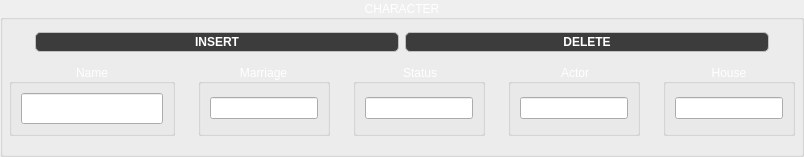
           <widget class="QGroupBox" name="groupBox">
            <property name="styleSheet">
             <string notr="true">color:rgb(255, 255, 255);</string>
            </property>
            <property name="title">
             <string>CHARACTER</string>
            </property>
            <property name="alignment">
             <set>Qt::AlignCenter</set>
            </property>
            <layout class="QVBoxLayout" name="verticalLayout">
             <property name="spacing">
              <number>0</number>
             </property>
             <property name="leftMargin">
              <number>3</number>
             </property>
             <property name="topMargin">
              <number>3</number>
             </property>
             <property name="rightMargin">
              <number>3</number>
             </property>
             <property name="bottomMargin">
              <number>15</number>
             </property>
             <item>
              <widget class="QWidget" name="widget" native="true">
               <layout class="QHBoxLayout" name="horizontalLayout_2">
                <item>
                 <spacer name="horizontalSpacer_2">
                  <property name="orientation">
                   <enum>Qt::Horizontal</enum>
                  </property>
                  <property name="sizeType">
                   <enum>QSizePolicy::Preferred</enum>
                  </property>
                  <property name="sizeHint" stdset="0">
                   <size>
                    <width>20</width>
                    <height>20</height>
                   </size>
                  </property>
                 </spacer>
                </item>
                <item>
                 <widget class="QPushButton" name="chracter_insert_pushButton">
                  <property name="styleSheet">
                   <string notr="true">color: rgb(255, 255, 255);
font: &quot;Rockwell&quot;;
background-color: rgb(60, 60, 60);

font: bold; 
border: 1px solid silver;
border-radius: 5px;
subcontrol-origin:  margin;
padding: 2 2px 2 2px;</string>
                  </property>
                  <property name="text">
                   <string>INSERT</string>
                  </property>
                 </widget>
                </item>
                <item>
                 <widget class="QPushButton" name="chracter_delete_pushButton">
                  <property name="styleSheet">
                   <string notr="true">color: rgb(255, 255, 255);
font: &quot;Rockwell&quot;;
background-color: rgb(60, 60, 60);

font: bold; 
border: 1px solid silver;
border-radius: 5px;
subcontrol-origin:  margin;
padding: 2 2px 2 2px;</string>
                  </property>
                  <property name="text">
                   <string>DELETE</string>
                  </property>
                 </widget>
                </item>
                <item>
                 <spacer name="horizontalSpacer_3">
                  <property name="orientation">
                   <enum>Qt::Horizontal</enum>
                  </property>
                  <property name="sizeType">
                   <enum>QSizePolicy::Preferred</enum>
                  </property>
                  <property name="sizeHint" stdset="0">
                   <size>
                    <width>20</width>
                    <height>20</height>
                   </size>
                  </property>
                 </spacer>
                </item>
               </layout>
              </widget>
             </item>
             <item>
              <widget class="QWidget" name="widget_2" native="true">
               <layout class="QHBoxLayout" name="horizontalLayout">
                <property name="spacing">
                 <number>3</number>
                </property>
                <property name="leftMargin">
                 <number>3</number>
                </property>
                <property name="topMargin">
                 <number>3</number>
                </property>
                <property name="rightMargin">
                 <number>3</number>
                </property>
                <property name="bottomMargin">
                 <number>3</number>
                </property>
                <item>
                 <widget class="QGroupBox" name="groupBox_17">
                  <property name="styleSheet">
                   <string notr="true">color:rgb(255, 255, 255);</string>
                  </property>
                  <property name="title">
                   <string>Name</string>
                  </property>
                  <property name="alignment">
                   <set>Qt::AlignCenter</set>
                  </property>
                  <layout class="QHBoxLayout" name="horizontalLayout_26">
                   <item>
                    <widget class="QLineEdit" name="chracter_name_lineEdit">
                     <property name="font">
                      <font>
                       <family>Rockwell</family>
                       <pointsize>12</pointsize>
                       <weight>50</weight>
                       <italic>false</italic>
                       <bold>false</bold>
                      </font>
                     </property>
                     <property name="styleSheet">
                      <string notr="true">font: 12pt &quot;Rockwell&quot;; </string>
                     </property>
                    </widget>
                   </item>
                  </layout>
                 </widget>
                </item>
                <item>
                 <spacer name="horizontalSpacer_32">
                  <property name="orientation">
                   <enum>Qt::Horizontal</enum>
                  </property>
                  <property name="sizeType">
                   <enum>QSizePolicy::Preferred</enum>
                  </property>
                  <property name="sizeHint" stdset="0">
                   <size>
                    <width>20</width>
                    <height>20</height>
                   </size>
                  </property>
                 </spacer>
                </item>
                <item>
                 <widget class="QGroupBox" name="groupBox_11">
                  <property name="styleSheet">
                   <string notr="true">color:rgb(255, 255, 255);</string>
                  </property>
                  <property name="title">
                   <string>Marriage</string>
                  </property>
                  <property name="alignment">
                   <set>Qt::AlignCenter</set>
                  </property>
                  <layout class="QHBoxLayout" name="horizontalLayout_23">
                   <item>
                    <widget class="QLineEdit" name="chracter_marriage_lineEdit">
                     <property name="styleSheet">
                      <string notr="true">font: 12pt &quot;Rockwell&quot;; </string>
                     </property>
                    </widget>
                   </item>
                  </layout>
                 </widget>
                </item>
                <item>
                 <spacer name="horizontalSpacer_33">
                  <property name="orientation">
                   <enum>Qt::Horizontal</enum>
                  </property>
                  <property name="sizeType">
                   <enum>QSizePolicy::Preferred</enum>
                  </property>
                  <property name="sizeHint" stdset="0">
                   <size>
                    <width>20</width>
                    <height>20</height>
                   </size>
                  </property>
                 </spacer>
                </item>
                <item>
                 <widget class="QGroupBox" name="groupBox_16">
                  <property name="styleSheet">
                   <string notr="true">color:rgb(255, 255, 255);</string>
                  </property>
                  <property name="title">
                   <string>Status</string>
                  </property>
                  <property name="alignment">
                   <set>Qt::AlignCenter</set>
                  </property>
                  <layout class="QHBoxLayout" name="horizontalLayout_25">
                   <item>
                    <widget class="QLineEdit" name="chracter_status_lineEdit">
                     <property name="styleSheet">
                      <string notr="true">font: 12pt &quot;Rockwell&quot;; </string>
                     </property>
                    </widget>
                   </item>
                  </layout>
                 </widget>
                </item>
                <item>
                 <spacer name="horizontalSpacer_34">
                  <property name="orientation">
                   <enum>Qt::Horizontal</enum>
                  </property>
                  <property name="sizeType">
                   <enum>QSizePolicy::Preferred</enum>
                  </property>
                  <property name="sizeHint" stdset="0">
                   <size>
                    <width>20</width>
                    <height>20</height>
                   </size>
                  </property>
                 </spacer>
                </item>
                <item>
                 <widget class="QGroupBox" name="groupBox_15">
                  <property name="styleSheet">
                   <string notr="true">color:rgb(255, 255, 255);</string>
                  </property>
                  <property name="title">
                   <string>Actor</string>
                  </property>
                  <property name="alignment">
                   <set>Qt::AlignCenter</set>
                  </property>
                  <layout class="QHBoxLayout" name="horizontalLayout_24">
                   <item>
                    <widget class="QLineEdit" name="chracter_actor_lineEdit">
                     <property name="styleSheet">
                      <string notr="true">font: 12pt &quot;Rockwell&quot;; </string>
                     </property>
                    </widget>
                   </item>
                  </layout>
                 </widget>
                </item>
                <item>
                 <spacer name="horizontalSpacer_35">
                  <property name="orientation">
                   <enum>Qt::Horizontal</enum>
                  </property>
                  <property name="sizeType">
                   <enum>QSizePolicy::Preferred</enum>
                  </property>
                  <property name="sizeHint" stdset="0">
                   <size>
                    <width>20</width>
                    <height>20</height>
                   </size>
                  </property>
                 </spacer>
                </item>
                <item>
                 <widget class="QGroupBox" name="groupBox_18">
                  <property name="styleSheet">
                   <string notr="true">color:rgb(255, 255, 255);</string>
                  </property>
                  <property name="title">
                   <string>House</string>
                  </property>
                  <property name="alignment">
                   <set>Qt::AlignCenter</set>
                  </property>
                  <layout class="QHBoxLayout" name="horizontalLayout_27">
                   <item>
                    <widget class="QLineEdit" name="chracter_house_lineEdit">
                     <property name="styleSheet">
                      <string notr="true">font: 12pt &quot;Rockwell&quot;; </string>
                     </property>
                    </widget>
                   </item>
                  </layout>
                 </widget>
                </item>
               </layout>
              </widget>
             </item>
            </layout>
           </widget>
